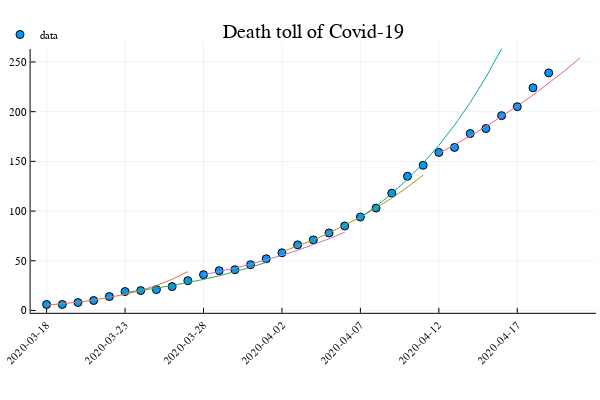

Notebook cell for this chart:
### Markdown cell above
This can be compared with the figures in the "[our world in data site](https://ourworldindata.org/coronavirus#global-comparison-where-are-confirmed-deaths-increasing-most-rapidly)"

### Code cell
plot_whisker_fit(deaths, v_interval,segments,dates, "Death toll")

### Figure 1 — Plotly figure (JSON) as saved in the notebook; plotly's stock layout.template omitted (floating-point values rounded to 4 significant figures)
{"data": [{"colorbar": {"title": ""}, "legendgroup": "data", "marker": {"color": "rgba(0, 154, 250, 1.000)", "line": {"color": "rgba(0, 0, 0, 1.000)", "width": 1}, "size": 8, "symbol": "circle"}, "mode": "markers", "name": "data", "showlegend": true, "type": "scatter", "x": [1, 2, 3, 4, 5, 6, 7, 8, 9, 10, 11, 12, 13, 14, 15, 16, 17, 18, 19, 20, 21, 22, 23, 24, 25, 26, 27, 28, 29, 30, 31, 32, 33], "xaxis": "x1", "y": [6, 6, 8, 10, 14, 19, 20, 21, 24, 30, 36, 40, 41, 46, 52, 58, 66, 71, 78, 85, 94, 103, 118, 135, 146, 159, 164, 178, 183, 196, 205, 224, 239], "yaxis": "y1", "zmax": null, "zmin": null}, {"colorbar": {"title": ""}, "legendgroup": "", "line": {"color": "rgba(227, 111, 71, 1.000)", "dash": "solid", "shape": "linear", "width": 1}, "mode": "lines", "name": "", "showlegend": false, "type": "scatter", "x": [1, 2, 3, 4, 5, 6, 7, 8, 9, 10], "xaxis": "x1", "y": [5.365, 6.688, 8.339, 10.4, 12.96, 16.16, 20.15, 25.12, 31.32, 39.05], "yaxis": "y1", "zmax": null, "zmin": null}, {"colorbar": {"title": ""}, "legendgroup": "", "line": {"color": "rgba(62, 164, 78, 1.000)", "dash": "solid", "shape": "linear", "width": 1}, "mode": "lines", "name": "", "showlegend": false, "type": "scatter", "x": [6, 7, 8, 9, 10, 11, 12, 13, 14, 15], "xaxis": "x1", "y": [18.06, 20.15, 22.48, 25.09, 27.99, 31.24, 34.85, 38.89, 43.39, 48.42], "yaxis": "y1", "zmax": null, "zmin": null}, {"colorbar": {"title": ""}, "legendgroup": "", "line": {"color": "rgba(195, 113, 210, 1.000)", "dash": "solid", "shape": "linear", "width": 1}, "mode": "lines", "name": "", "showlegend": false, "type": "scatter", "x": [11, 12, 13, 14, 15, 16, 17, 18, 19, 20], "xaxis": "x1", "y": [35.81, 39.08, 42.66, 46.56, 50.82, 55.46, 60.54, 66.07, 72.12, 78.71], "yaxis": "y1", "zmax": null, "zmin": null}, {"colorbar": {"title": ""}, "legendgroup": "", "line": {"color": "rgba(172, 142, 24, 1.000)", "dash": "solid", "shape": "linear", "width": 1}, "mode": "lines", "name": "", "showlegend": false, "type": "scatter", "x": [16, 17, 18, 19, 20, 21, 22, 23, 24, 25], "xaxis": "x1", "y": [58.92, 64.67, 70.98, 77.91, 85.52, 93.87, 103.0, 113.1, 124.1, 136.2], "yaxis": "y1", "zmax": null, "zmin": null}, {"colorbar": {"title": ""}, "legendgroup": "", "line": {"color": "rgba(0, 170, 174, 1.000)", "dash": "solid", "shape": "linear", "width": 1}, "mode": "lines", "name": "", "showlegend": false, "type": "scatter", "x": [21, 22, 23, 24, 25, 26, 27, 28, 29, 30], "xaxis": "x1", "y": [93.44, 104.8, 117.6, 132.0, 148.1, 166.1, 186.4, 209.2, 234.7, 263.3], "yaxis": "y1", "zmax": null, "zmin": null}, {"colorbar": {"title": ""}, "legendgroup": "", "line": {"color": "rgba(237, 94, 147, 1.000)", "dash": "solid", "shape": "linear", "width": 1}, "mode": "lines", "name": "", "showlegend": false, "type": "scatter", "x": [26, 27, 28, 29, 30, 31, 32, 33, 34, 35], "xaxis": "x1", "y": [157.9, 166.5, 175.5, 185.0, 195.0, 205.6, 216.8, 228.5, 240.9, 254.0], "yaxis": "y1", "zmax": null, "zmin": null}], "layout": {"annotations": [{"font": {"color": "rgba(0, 0, 0, 1.000)", "family": "sans-serif", "size": 20}, "rotation": 0, "showarrow": false, "text": "Death toll of Covid-19", "x": 0.5222, "xanchor": "center", "xref": "paper", "y": 1, "yanchor": "top", "yref": "paper"}], "height": 400, "legend": {"bgcolor": "rgba(255, 255, 255, 1.000)", "bordercolor": "rgba(0, 0, 0, 1.000)", "font": {"color": "rgba(0, 0, 0, 1.000)", "family": "sans-serif", "size": 11}, "tracegroupgap": 0, "x": 0, "y": 1}, "margin": {"b": 20, "l": 0, "r": 0, "t": 20}, "paper_bgcolor": "rgba(255, 255, 255, 1.000)", "plot_bgcolor": "rgba(255, 255, 255, 1.000)", "showlegend": true, "width": 600, "xaxis": {"anchor": "y1", "domain": [0.05101, 0.9934], "gridcolor": "rgba(0, 0, 0, 0.100)", "gridwidth": 0.5, "linecolor": "rgba(0, 0, 0, 1.000)", "mirror": false, "range": [-0.02, 36.02], "showgrid": true, "showline": true, "showticklabels": true, "tickangle": -45, "tickcolor": "rgb(0, 0, 0)", "tickfont": {"color": "rgba(0, 0, 0, 1.000)", "family": "sans-serif", "size": 11}, "tickmode": "array", "ticks": "inside", "ticktext": ["2020-03-18", "2020-03-23", "2020-03-28", "2020-04-02", "2020-04-07", "2020-04-12", "2020-04-17"], "tickvals": [1, 6, 11, 16, 21, 26, 31], "title": "", "titlefont": {"color": "rgba(0, 0, 0, 1.000)", "family": "sans-serif", "size": 15}, "type": "-", "visible": true, "zeroline": false, "zerolinecolor": "rgba(0, 0, 0, 1.000)"}, "yaxis": {"anchor": "x1", "domain": [0.1866, 0.9415], "gridcolor": "rgba(0, 0, 0, 0.100)", "gridwidth": 0.5, "linecolor": "rgba(0, 0, 0, 1.000)", "mirror": false, "range": [-2.374, 271.0], "showgrid": true, "showline": true, "showticklabels": true, "tickangle": 0, "tickcolor": "rgb(0, 0, 0)", "tickfont": {"color": "rgba(0, 0, 0, 1.000)", "family": "sans-serif", "size": 11}, "tickmode": "array", "ticks": "inside", "ticktext": ["0", "50", "100", "150", "200", "250"], "tickvals": [0, 50, 100, 150, 200, 250], "title": "", "titlefont": {"color": "rgba(0, 0, 0, 1.000)", "family": "sans-serif", "size": 15}, "type": "-", "visible": true, "zeroline": false, "zerolinecolor": "rgba(0, 0, 0, 1.000)"}}}
